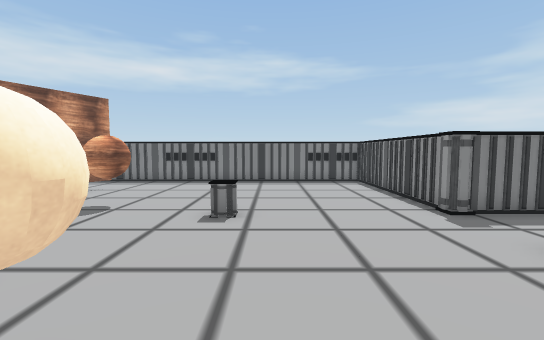
[1] (above)

16 first-person views from a walk through a scene from a Unity 3-D project. The camera is 1.5 m above the floor, tilts 4° down and sees 90° across. The floor is counted in squares, 0.98 m on a side. Each view is taken from the middle of a square. On the plan, view 1 faces up. The plan holds only what a view shows up to about 14 squares ahead; the rest is blank. The place goes on beyond the plan. The player character is not drawn. Some surface patterns are stand-ins.

[2]
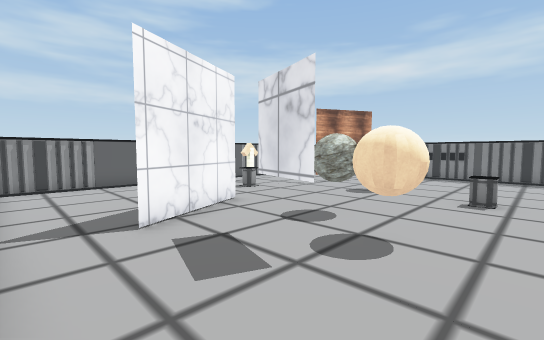

[3]
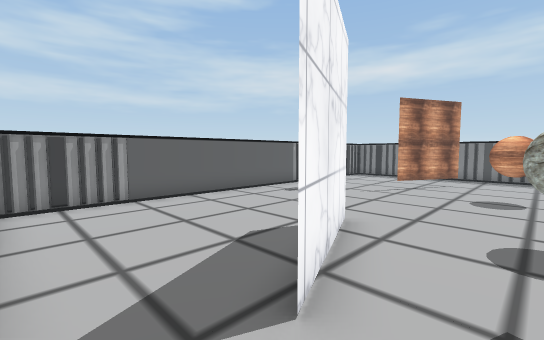

[4]
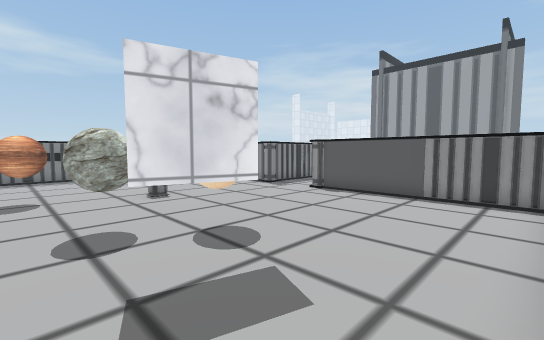

[5]
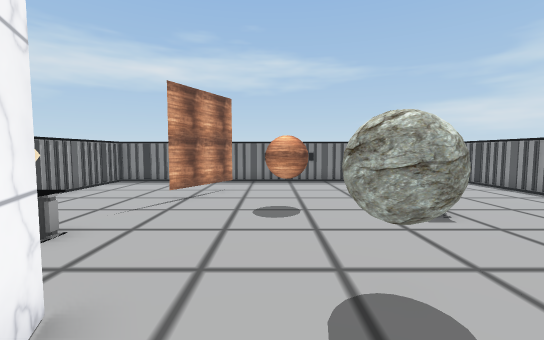

[6]
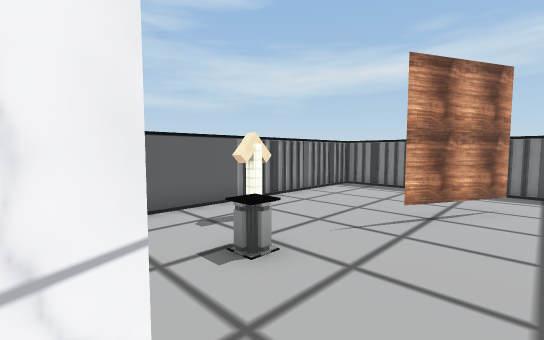

[7]
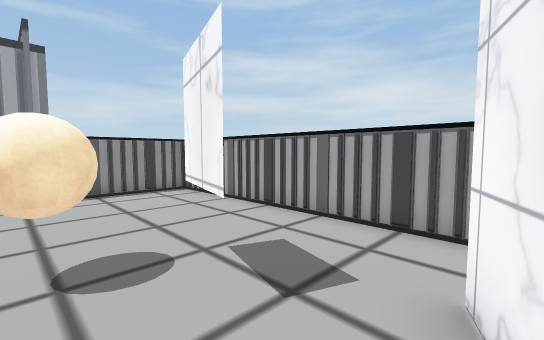

[8]
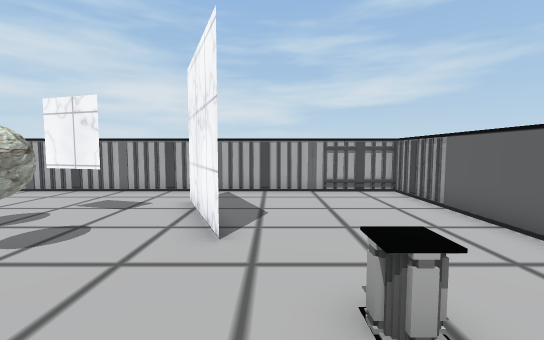

[9]
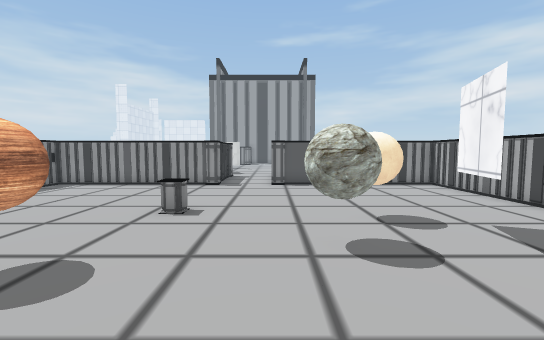

[10]
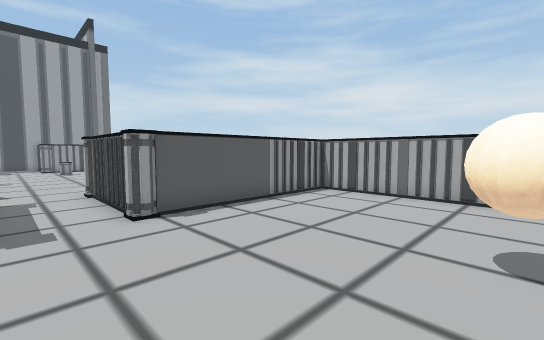

[11]
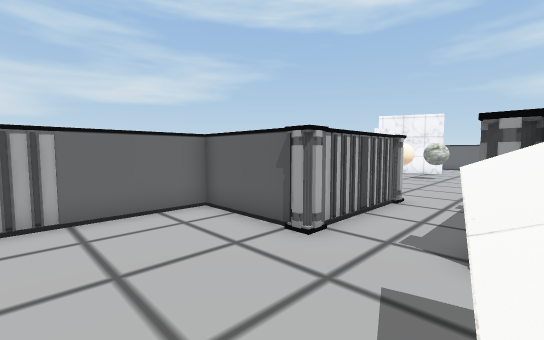

[12]
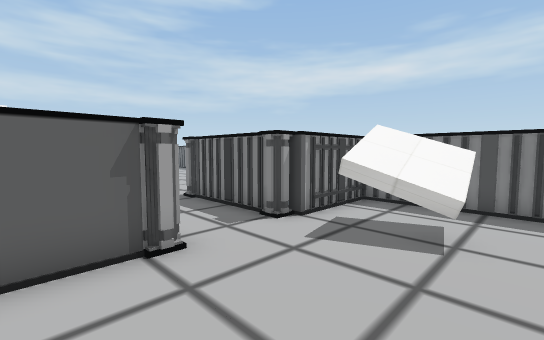

[13]
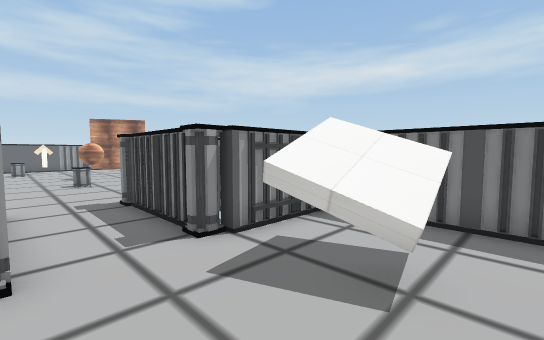

[14]
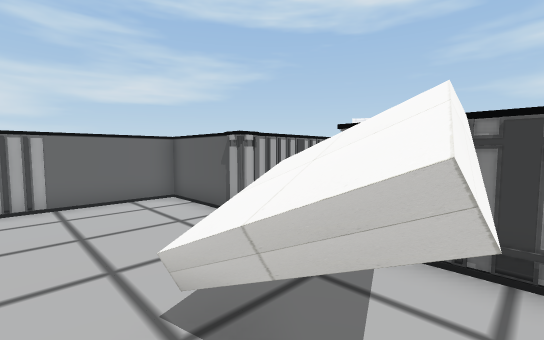

[15]
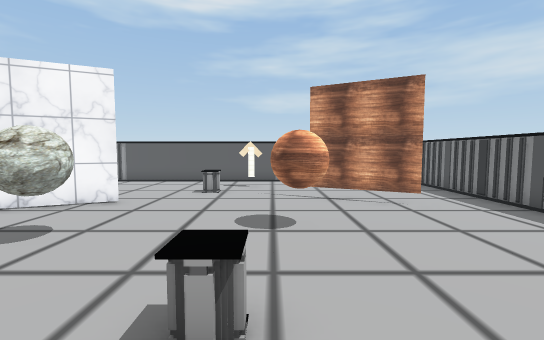

[16]
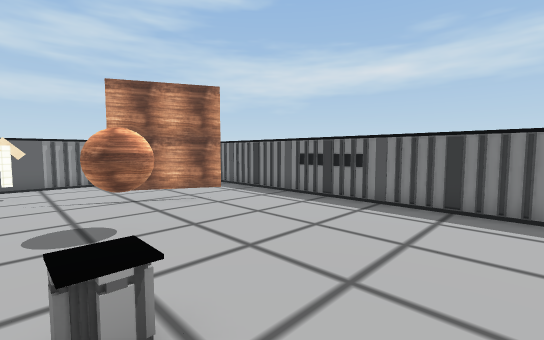

### Floor plan
Key: @ floor where view 1 was taken; # wall or solid block; . floor; ^ raised ledge; T thing the floor can be seen under or through; O other object.
Columns run from 13 left of view 1 to 13 right of it. Each row starts with its distance up from view 1.
 14 ###################
 13 #.................#
 12 #.................#
 11 #.....T...........#
 10 #....TT...........#   #####
  9 #....T............#   #....
  8 #.......O.........#   #....
  7 #.......O...^.....#####....
  6 #.O.........^..............
  5 #...^......................
  4 #.................#####....
  3 #........OO.......#   #....
  2 #.....#....O......#   #....
  1 #.....##.#.O......#   #....
  0 #......#..#..@....#   #####
 -1 #......#..........#
 -2 #.................#
 -3 #.................#
 -4 ###################

Positions as (right, up) in squares from view 1, and headings:
1: (0, 0), facing up
2: (0, -3), facing up-left
3: (-4, -3), facing up-left
4: (-5, -3), facing up-right
5: (-5, 0), facing up
6: (-6, 2), facing up-left
7: (-6, 2), facing down-right
8: (-8, 7), facing down
9: (-8, 4), facing right
10: (-2, 6), facing down-right
11: (13, 7), facing down-left
12: (13, 2), facing up-left
13: (13, 4), facing up-left
14: (13, 9), facing down-left
15: (1, 7), facing left
16: (1, 6), facing up-left
